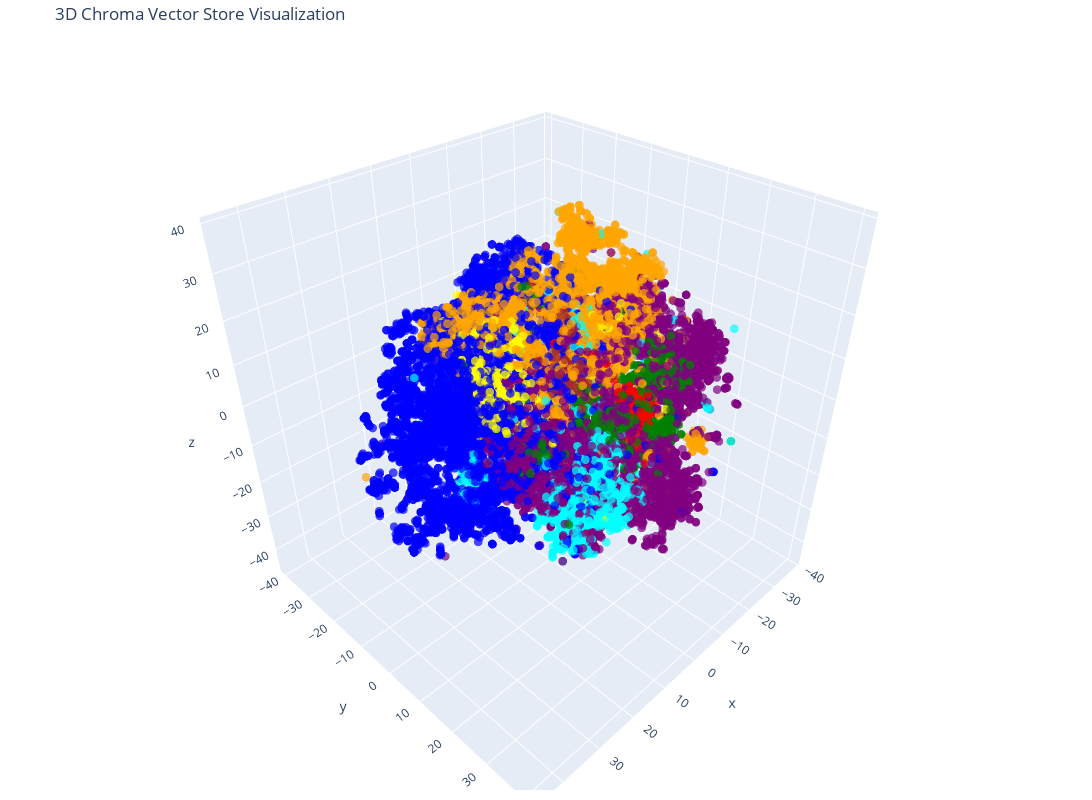

Notebook source saved alongside this figure:
### Code cell
fig = go.Figure(data=[go.Scatter3d(
    x=reduced_vectors[:, 0],
    y=reduced_vectors[:, 1],
    z=reduced_vectors[:, 2],
    mode='markers',
    marker=dict(size=3, color=colors, opacity=0.7),
)])

fig.update_layout(
    title='3D Chroma Vector Store Visualization',
    scene=dict(xaxis_title='x', yaxis_title='y', zaxis_title='z'),
    width=1200,
    height=800,
    margin=dict(r=20, b=10, l=10, t=40)
)

fig.show()

### Figure 1 — Plotly figure (JSON) as saved in the notebook; plotly's stock layout.template omitted (floating-point values rounded to 4 significant figures; data arrays with more than 128 entries replaced by an {"elided": "..."} marker saying what was removed)
{"data": [{"marker": {"color": {"elided": "20000 str values"}, "opacity": 0.7, "size": 3}, "mode": "markers", "type": "scatter3d", "x": {"elided": "20000 float values"}, "y": {"elided": "20000 float values"}, "z": {"elided": "20000 float values"}}], "layout": {"height": 800, "margin": {"b": 10, "l": 10, "r": 20, "t": 40}, "scene": {"xaxis": {"title": {"text": "x"}}, "yaxis": {"title": {"text": "y"}}, "zaxis": {"title": {"text": "z"}}}, "title": {"text": "3D Chroma Vector Store Visualization"}, "width": 1200}}
